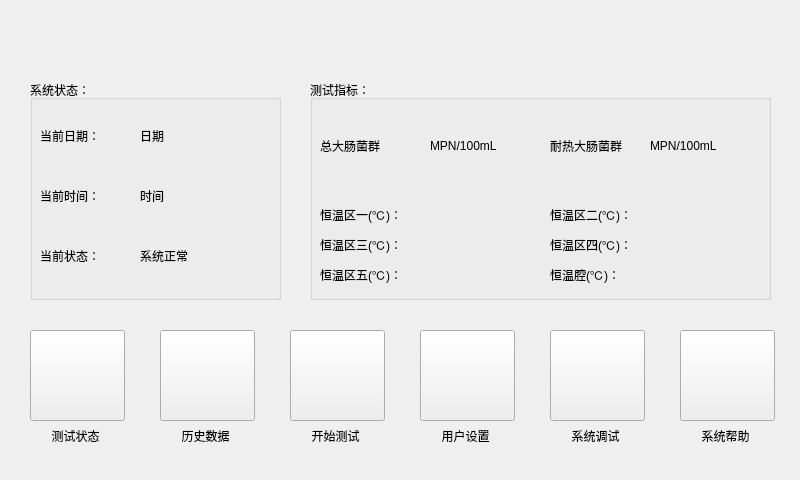
<?xml version="1.0" encoding="UTF-8"?>
<ui version="4.0">
 <class>MainWindow</class>
 <widget class="QMainWindow" name="MainWindow">
  <property name="geometry">
   <rect>
    <x>0</x>
    <y>0</y>
    <width>800</width>
    <height>480</height>
   </rect>
  </property>
  <property name="sizePolicy">
   <sizepolicy hsizetype="Preferred" vsizetype="Preferred">
    <horstretch>0</horstretch>
    <verstretch>0</verstretch>
   </sizepolicy>
  </property>
  <property name="windowTitle">
   <string>MainWindow</string>
  </property>
  <property name="styleSheet">
   <string notr="true"/>
  </property>
  <property name="iconSize">
   <size>
    <width>24</width>
    <height>24</height>
   </size>
  </property>
  <property name="animated">
   <bool>true</bool>
  </property>
  <widget class="QWidget" name="centralWidget">
   <widget class="QPushButton" name="pbst">
    <property name="geometry">
     <rect>
      <x>30</x>
      <y>330</y>
      <width>95</width>
      <height>91</height>
     </rect>
    </property>
    <property name="styleSheet">
     <string notr="true">border-image: url(:/image/image/单点测量.png);</string>
    </property>
    <property name="text">
     <string/>
    </property>
    <property name="autoDefault">
     <bool>false</bool>
    </property>
    <property name="flat">
     <bool>false</bool>
    </property>
   </widget>
   <widget class="QPushButton" name="pbhisdata">
    <property name="geometry">
     <rect>
      <x>160</x>
      <y>330</y>
      <width>95</width>
      <height>91</height>
     </rect>
    </property>
    <property name="styleSheet">
     <string notr="true">border-image: url(:/image/image/历史数据.png);</string>
    </property>
    <property name="text">
     <string/>
    </property>
   </widget>
   <widget class="QPushButton" name="pbtest">
    <property name="geometry">
     <rect>
      <x>290</x>
      <y>330</y>
      <width>95</width>
      <height>91</height>
     </rect>
    </property>
    <property name="styleSheet">
     <string notr="true">border-image: url(:/image/image/开始测量.png);</string>
    </property>
    <property name="text">
     <string/>
    </property>
   </widget>
   <widget class="QPushButton" name="pbset">
    <property name="geometry">
     <rect>
      <x>420</x>
      <y>330</y>
      <width>95</width>
      <height>91</height>
     </rect>
    </property>
    <property name="styleSheet">
     <string notr="true">border-image: url(:/image/image/用户设置.png);</string>
    </property>
    <property name="text">
     <string/>
    </property>
   </widget>
   <widget class="QPushButton" name="pbdebug">
    <property name="geometry">
     <rect>
      <x>550</x>
      <y>330</y>
      <width>95</width>
      <height>91</height>
     </rect>
    </property>
    <property name="styleSheet">
     <string notr="true">border-image: url(:/image/image/系统调试.png);</string>
    </property>
    <property name="text">
     <string/>
    </property>
   </widget>
   <widget class="QPushButton" name="pbhelp">
    <property name="geometry">
     <rect>
      <x>680</x>
      <y>330</y>
      <width>95</width>
      <height>91</height>
     </rect>
    </property>
    <property name="styleSheet">
     <string notr="true">border-image: url(:/image/image/系统帮助.png);</string>
    </property>
    <property name="text">
     <string/>
    </property>
   </widget>
   <widget class="QGroupBox" name="groupBox">
    <property name="geometry">
     <rect>
      <x>30</x>
      <y>80</y>
      <width>251</width>
      <height>220</height>
     </rect>
    </property>
    <property name="title">
     <string>系统状态：</string>
    </property>
    <widget class="QLabel" name="label">
     <property name="geometry">
      <rect>
       <x>10</x>
       <y>40</y>
       <width>91</width>
       <height>31</height>
      </rect>
     </property>
     <property name="text">
      <string>当前日期：</string>
     </property>
    </widget>
    <widget class="QLabel" name="label_2">
     <property name="geometry">
      <rect>
       <x>10</x>
       <y>100</y>
       <width>91</width>
       <height>31</height>
      </rect>
     </property>
     <property name="text">
      <string>当前时间：</string>
     </property>
    </widget>
    <widget class="QLabel" name="lbData">
     <property name="geometry">
      <rect>
       <x>110</x>
       <y>40</y>
       <width>121</width>
       <height>31</height>
      </rect>
     </property>
     <property name="text">
      <string>日期</string>
     </property>
    </widget>
    <widget class="QLabel" name="lbTime">
     <property name="geometry">
      <rect>
       <x>110</x>
       <y>100</y>
       <width>121</width>
       <height>31</height>
      </rect>
     </property>
     <property name="text">
      <string>时间</string>
     </property>
    </widget>
    <widget class="QLabel" name="lbState">
     <property name="geometry">
      <rect>
       <x>110</x>
       <y>160</y>
       <width>121</width>
       <height>31</height>
      </rect>
     </property>
     <property name="text">
      <string>系统正常</string>
     </property>
    </widget>
    <widget class="QLabel" name="label_6">
     <property name="geometry">
      <rect>
       <x>10</x>
       <y>160</y>
       <width>91</width>
       <height>31</height>
      </rect>
     </property>
     <property name="text">
      <string>当前状态：</string>
     </property>
    </widget>
   </widget>
   <widget class="QGroupBox" name="groupBox_2">
    <property name="geometry">
     <rect>
      <x>310</x>
      <y>80</y>
      <width>461</width>
      <height>220</height>
     </rect>
    </property>
    <property name="title">
     <string>测试指标：</string>
    </property>
    <widget class="QLabel" name="lbTolColi">
     <property name="geometry">
      <rect>
       <x>10</x>
       <y>50</y>
       <width>101</width>
       <height>31</height>
      </rect>
     </property>
     <property name="text">
      <string>总大肠菌群</string>
     </property>
    </widget>
    <widget class="QLabel" name="lbFecColi">
     <property name="geometry">
      <rect>
       <x>240</x>
       <y>50</y>
       <width>101</width>
       <height>31</height>
      </rect>
     </property>
     <property name="text">
      <string>耐热大肠菌群</string>
     </property>
    </widget>
    <widget class="QLabel" name="label_3">
     <property name="geometry">
      <rect>
       <x>120</x>
       <y>50</y>
       <width>101</width>
       <height>31</height>
      </rect>
     </property>
     <property name="text">
      <string>MPN/100mL</string>
     </property>
    </widget>
    <widget class="QLabel" name="label_4">
     <property name="geometry">
      <rect>
       <x>340</x>
       <y>50</y>
       <width>101</width>
       <height>31</height>
      </rect>
     </property>
     <property name="text">
      <string>MPN/100mL</string>
     </property>
    </widget>
    <widget class="QLabel" name="lbTemp4">
     <property name="geometry">
      <rect>
       <x>240</x>
       <y>150</y>
       <width>100</width>
       <height>30</height>
      </rect>
     </property>
     <property name="text">
      <string>恒温区四(℃)：</string>
     </property>
    </widget>
    <widget class="QLabel" name="lbTemp3">
     <property name="geometry">
      <rect>
       <x>10</x>
       <y>150</y>
       <width>100</width>
       <height>30</height>
      </rect>
     </property>
     <property name="text">
      <string>恒温区三(℃)：</string>
     </property>
    </widget>
    <widget class="QLabel" name="leTemp3Dis">
     <property name="geometry">
      <rect>
       <x>130</x>
       <y>150</y>
       <width>60</width>
       <height>30</height>
      </rect>
     </property>
     <property name="styleSheet">
      <string notr="true"/>
     </property>
     <property name="text">
      <string/>
     </property>
     <property name="alignment">
      <set>Qt::AlignCenter</set>
     </property>
    </widget>
    <widget class="QLabel" name="leTemp4Dis">
     <property name="geometry">
      <rect>
       <x>360</x>
       <y>150</y>
       <width>60</width>
       <height>30</height>
      </rect>
     </property>
     <property name="styleSheet">
      <string notr="true"/>
     </property>
     <property name="text">
      <string/>
     </property>
     <property name="alignment">
      <set>Qt::AlignCenter</set>
     </property>
    </widget>
    <widget class="QLabel" name="lbTemp5">
     <property name="geometry">
      <rect>
       <x>10</x>
       <y>180</y>
       <width>100</width>
       <height>30</height>
      </rect>
     </property>
     <property name="text">
      <string>恒温区五(℃)：</string>
     </property>
    </widget>
    <widget class="QLabel" name="leTemp5Dis">
     <property name="geometry">
      <rect>
       <x>130</x>
       <y>180</y>
       <width>60</width>
       <height>30</height>
      </rect>
     </property>
     <property name="styleSheet">
      <string notr="true"/>
     </property>
     <property name="text">
      <string/>
     </property>
     <property name="alignment">
      <set>Qt::AlignCenter</set>
     </property>
    </widget>
    <widget class="QLabel" name="lbTemp6">
     <property name="geometry">
      <rect>
       <x>240</x>
       <y>180</y>
       <width>100</width>
       <height>30</height>
      </rect>
     </property>
     <property name="text">
      <string>恒温腔(℃)：</string>
     </property>
    </widget>
    <widget class="QLabel" name="leTemp6Dis">
     <property name="geometry">
      <rect>
       <x>360</x>
       <y>180</y>
       <width>60</width>
       <height>30</height>
      </rect>
     </property>
     <property name="styleSheet">
      <string notr="true"/>
     </property>
     <property name="text">
      <string/>
     </property>
     <property name="alignment">
      <set>Qt::AlignCenter</set>
     </property>
    </widget>
    <widget class="QLabel" name="lbTemp1">
     <property name="geometry">
      <rect>
       <x>10</x>
       <y>120</y>
       <width>100</width>
       <height>30</height>
      </rect>
     </property>
     <property name="text">
      <string>恒温区一(℃)：</string>
     </property>
    </widget>
    <widget class="QLabel" name="leTemp1Dis">
     <property name="geometry">
      <rect>
       <x>130</x>
       <y>120</y>
       <width>60</width>
       <height>30</height>
      </rect>
     </property>
     <property name="styleSheet">
      <string notr="true"/>
     </property>
     <property name="text">
      <string/>
     </property>
     <property name="alignment">
      <set>Qt::AlignCenter</set>
     </property>
    </widget>
    <widget class="QLabel" name="leTemp2Dis">
     <property name="geometry">
      <rect>
       <x>360</x>
       <y>120</y>
       <width>60</width>
       <height>30</height>
      </rect>
     </property>
     <property name="styleSheet">
      <string notr="true"/>
     </property>
     <property name="text">
      <string/>
     </property>
     <property name="alignment">
      <set>Qt::AlignCenter</set>
     </property>
    </widget>
    <widget class="QLabel" name="lbTemp2">
     <property name="geometry">
      <rect>
       <x>240</x>
       <y>120</y>
       <width>100</width>
       <height>30</height>
      </rect>
     </property>
     <property name="text">
      <string>恒温区二(℃)：</string>
     </property>
    </widget>
   </widget>
   <widget class="QLabel" name="lbDensity">
    <property name="geometry">
     <rect>
      <x>30</x>
      <y>420</y>
      <width>91</width>
      <height>31</height>
     </rect>
    </property>
    <property name="text">
     <string>测试状态</string>
    </property>
    <property name="alignment">
     <set>Qt::AlignCenter</set>
    </property>
   </widget>
   <widget class="QLabel" name="lbHisdata">
    <property name="geometry">
     <rect>
      <x>160</x>
      <y>420</y>
      <width>91</width>
      <height>31</height>
     </rect>
    </property>
    <property name="text">
     <string>历史数据</string>
    </property>
    <property name="alignment">
     <set>Qt::AlignCenter</set>
    </property>
   </widget>
   <widget class="QLabel" name="lbTest">
    <property name="geometry">
     <rect>
      <x>290</x>
      <y>420</y>
      <width>91</width>
      <height>31</height>
     </rect>
    </property>
    <property name="text">
     <string>开始测试</string>
    </property>
    <property name="alignment">
     <set>Qt::AlignCenter</set>
    </property>
   </widget>
   <widget class="QLabel" name="lbSet">
    <property name="geometry">
     <rect>
      <x>420</x>
      <y>420</y>
      <width>91</width>
      <height>31</height>
     </rect>
    </property>
    <property name="text">
     <string>用户设置</string>
    </property>
    <property name="alignment">
     <set>Qt::AlignCenter</set>
    </property>
   </widget>
   <widget class="QLabel" name="lbDebug">
    <property name="geometry">
     <rect>
      <x>550</x>
      <y>420</y>
      <width>91</width>
      <height>31</height>
     </rect>
    </property>
    <property name="text">
     <string>系统调试</string>
    </property>
    <property name="alignment">
     <set>Qt::AlignCenter</set>
    </property>
   </widget>
   <widget class="QLabel" name="lbHelp">
    <property name="geometry">
     <rect>
      <x>680</x>
      <y>420</y>
      <width>91</width>
      <height>31</height>
     </rect>
    </property>
    <property name="text">
     <string>系统帮助</string>
    </property>
    <property name="alignment">
     <set>Qt::AlignCenter</set>
    </property>
   </widget>
  </widget>
 </widget>
 <layoutdefault spacing="6" margin="11"/>
 <resources/>
 <connections/>
</ui>
